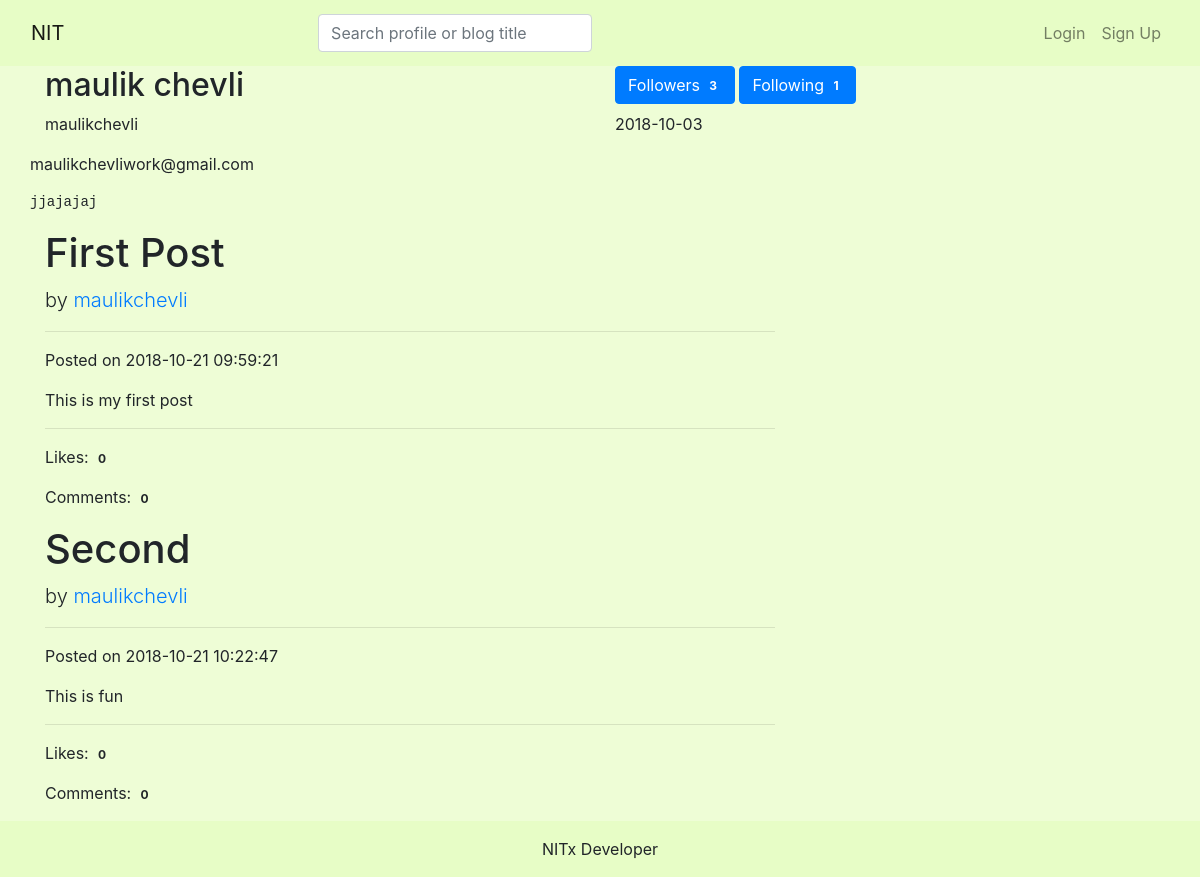
Page /view/profile.html.php?username=maulikchevli on the committed database.
### tables this page shows
CREATE TABLE `user` (
  `username` varchar(20) NOT NULL,
  `userType` int(2) NOT NULL,
  `firstName` varchar(20) NOT NULL,
  `lastName` varchar(20) NOT NULL,
  `email` varchar(50) NOT NULL,
  `password` text NOT NULL,
  `birthDate` date NOT NULL,
  `bio` text,
  `emailVerified` tinyint(1) NOT NULL DEFAULT '0'
);

CREATE TABLE `blog` (
  `blogId` int(11) NOT NULL,
  `owner` varchar(20) NOT NULL,
  `title` varchar(50) NOT NULL,
  `body` text NOT NULL,
  `time` datetime NOT NULL DEFAULT CURRENT_TIMESTAMP
);

### model/dbConnection.php (called while the page is built, shortened)
<?php
class dbConnection {
	private $conn;
	private $error;
	public function __construct( $DB) {
		$this->conn = new mysqli('localhost','root','root',$DB);
	}
	public function select_query($sql) {
		$result = $this->conn->query($sql);
		if ($result === FALSE) {
			$this->error = 'Could not perform select query';
			return;
		}
		else {
			return $result;
		}
	}
	public function getError() {
		return $this->error;
	}
}
?>

### model/user.php (called while the page is built, shortened)
<?php
class User {
	protected $username;
	public function __construct( $username = "") {
		$this->username = $username;
	}
	public function getDetails() {
		$db_delegate = new dbConnection('blog');
		$sql_query = "select username,firstName,lastName,email,birthDate,bio,emailVerified,userType from user where username='$this->username'";
		$result = $db_delegate->select_query($sql_query);
		$db_userInfo = $result->fetch_assoc();
		return $db_userInfo;
	}
	public function getBlogs() {
		$db_delegate = new dbConnection('blog');
		$sql_query = "select * from blog LIMIT 10";
		$result = $db_delegate->select_query( $sql_query);
		return $result;
	}
	public function getLikes( $blogId) {
		$db_delegate = new dbConnection('blog');
		$sql_query = "select * from likes where blogId='$blogId'";
		$result = $db_delegate->select_query( $sql_query);
		return $result;
	}
	public function getComments( $blogId) {
		$db_delegate = new dbConnection('blog');
		$sql_query = "select * from comments where blogId='$blogId'";
		$result = $db_delegate->select_query( $sql_query);
		return $result;
	}
}
class Blogger extends User {
	public function getFollowers() {
		$db_delegate = new dbConnection('blog');
		$sql_query = "select follower from followers where username='$this->username'";
		$result = $db_delegate->select_query( $sql_query);
		return $result;
	}
	public function getFollowings() {
		$db_delegate = new dbConnection('blog');
		$sql_query = "select username from followers where follower='$this->username'";
		$result = $db_delegate->select_query( $sql_query);
		return $result;
	}
}
?>

### view/profile.html.php (the view, shortened to what this page needs)
<?php
require_once '../model/dbConnection.php';
require_once '../model/User.php';
$user = new User( $_REQUEST["username"]);
$details = $user->getDetails();
if ( $details["userType"] == 3) {
	$user = new Admin( $_REQUEST["username"]);
}
else {
	$user = new Blogger( $_REQUEST["username"], $details["userType"]);
}
$user->getDetails();
$followerDB = $user->getFollowers();
$followingDB = $user->getFollowings();
$numOfFollowers = $followerDB->num_rows;
$numOfFollowings = $followingDB->num_rows;
?>
<!DOCTYPE html>
<html land="en">
<head>
	<link rel="stylesheet" href="https://maxcdn.bootstrapcdn.com/bootstrap/4.1.0/css/bootstrap.min.css">
	<link rel="stylesheet" href="css/main.css">
</head>
<body>
	<header class="container-fluid sticky-top">
		<?php require 'header.html.php' ?>
	</header>
	<main class="container">
		<div class="row">
			<div class="col">
				<h2><?php echo $details["firstName"] . " " . $details["lastName"]; ?></h2>
			</div>
			<div class="col">
				<button class="btn btn-primary">
					Followers <span class="badge"><?php echo $numOfFollowers;?></span>
				</button>
				<button class="btn btn-primary">
					Following <span class="badge"><?php echo $numOfFollowings;?></span>
				</button>
			</div>
		</div>
		<div class="row">
			<div class="col">
				<p><?php echo $details["username"]; ?></p>
			</div>
			<div class="col">
				<p><?php echo $details["birthDate"]; ?></p>
			</div>
		</div>
		<div class="row">
			<p><?php echo $details["email"]; ?></p>
		</div>
		<div class="row">
			<pre><?php echo $details["bio"]; ?></pre>
		</div>
		<?php
		if ( isset( $_SESSION["user"]) && $_SESSION["user"]->getUsername() == $details["username"]) {
			$viewer = $_SESSION["user"];
			if ( $_SESSION["user"]->isEmailVerified() == false) {
			?>
			<div class="alert alert-warning alert-dismissible fade show" role="alert">
				Verify your email to write your blogs
				<button type="button" class="close" data-dismiss="alert" aria-label="Close">
					<span aria-hidden="true">&times;</span>
				</button>
			</div>
			<?php
			}
			else {
				echo "email verified";
			}
		}
		else {
			$viewer = new User( 'viewer');
		}
		$blogs = $viewer->getBlogs();
		if ( $blogs == false) {
			echo "could not display" . "<br>";
			echo $viewer->getError();
		}
		else {
			while ( $blog = $blogs->fetch_assoc()) {
				$likeDB = $viewer->getLikes( $blog["blogId"]);
				$commentDB = $viewer->getComments( $blog["blogId"]);
				$numLikes = $likeDB->num_rows;
				$numComments = $commentDB->num_rows;
			?>
				<div class="row">
					<div class="col-lg-8">
						<h1><?php echo $blog['title'];?></h1>
						<p class="lead">
						by <a href="../view/profile.html.php?username=<?php echo $blog["owner"];?>"><?php echo $blog['owner'];?></a>
						</p>
						<hr>
						<p><span class="glyphicon glyphicon-time"></span> Posted on <?php echo $blog['time'];?></p>
						<p><?php echo $blog['body'];?></p>
						<hr>
						<p>Likes: <span class="badge"><?php echo $numLikes; ?></span></p>
						<p>Comments: <span class="badge"><?php echo $numComments; ?></span></p>
					</div>
				</div>
			<?php
			}
		}
		?>
	</main>
	<footer class="footer">
		<div class="footer-copyright text-center py-3">
			<span>NITx Developer</span>
		</div>
	</footer>
</body>
</html>

### view/header.html.php (shortened to what this page needs)
<nav class="navbar navbar-light navbar-expand-sm">
	<div class="navbar-brand">
		<a class="navbar-brand" href="index.html.php">NIT</a>
	</div>
	<div class="collapse navbar-collapse" id="navbarSupportedContent">
		<form class="form-inline mx-auto" action="../view/search.html.php" method="post">
			<input class="form-control" type="search" name="query" placeholder="Search profile or blog title" required>
		</form>
		<ul class="navbar-nav ml-auto">
			<?php
			if ( isset( $_SESSION["user"])) {
			?>
				<li class="nav-item">
					<a class="nav-link" href="../view/profile.html.php?username=<?php echo $_SESSION['user']->getUsername(); ?>">
						<?php echo $_SESSION["user"]->getUsername(); ?>
					</a>
				</li>
				<li class="nav-item">
					<a class="nav-link" href="../view/postBlog.html.php">Post Blog</a>
				</li>
				<li class="nav-item">
					<a class="nav-link" href="../action/logout.php">Log Out</a>
				</li>
			<?php
			}
			else {
			?>
				<li class="nav-item">
					<a class="nav-link" href="login.html.php">Login</a>
				</li>
				<li class="nav-item">
					<a class="nav-link" href="signup.html.php">Sign Up</a>
				</li>
			<?php
			}
			?>
		</ul>
	</div>
</nav>

### view/css/main.css (style rules this page uses)
html { height: 100%; }
body { height: 100%; display: flex; flex-direction: column; background-color: rgba(231, 253, 198,0.7); }
main { flex: 1 0 auto; }
header { background-color: rgb(231, 253, 198); }
footer { flex-shrink: 0; background-color: rgb(231,253,198); }

### rows in the picture
user: firstName "maulik", lastName "chevli", username "maulikchevli", birthDate "2018-10-03", email "maulikchevliwork@gmail.com", bio "jjajajaj"
blog: title "First Post", owner "maulikchevli", time "2018-10-21 09:59:21", body "This is my first post", numLikes "0", numComments "0"
blog: title "Second", owner "maulikchevli", time "2018-10-21 10:22:47", body "This is fun", numLikes "0", numComments "0"

### other values in the picture
$numOfFollowers "3"
$numOfFollowings "1"
